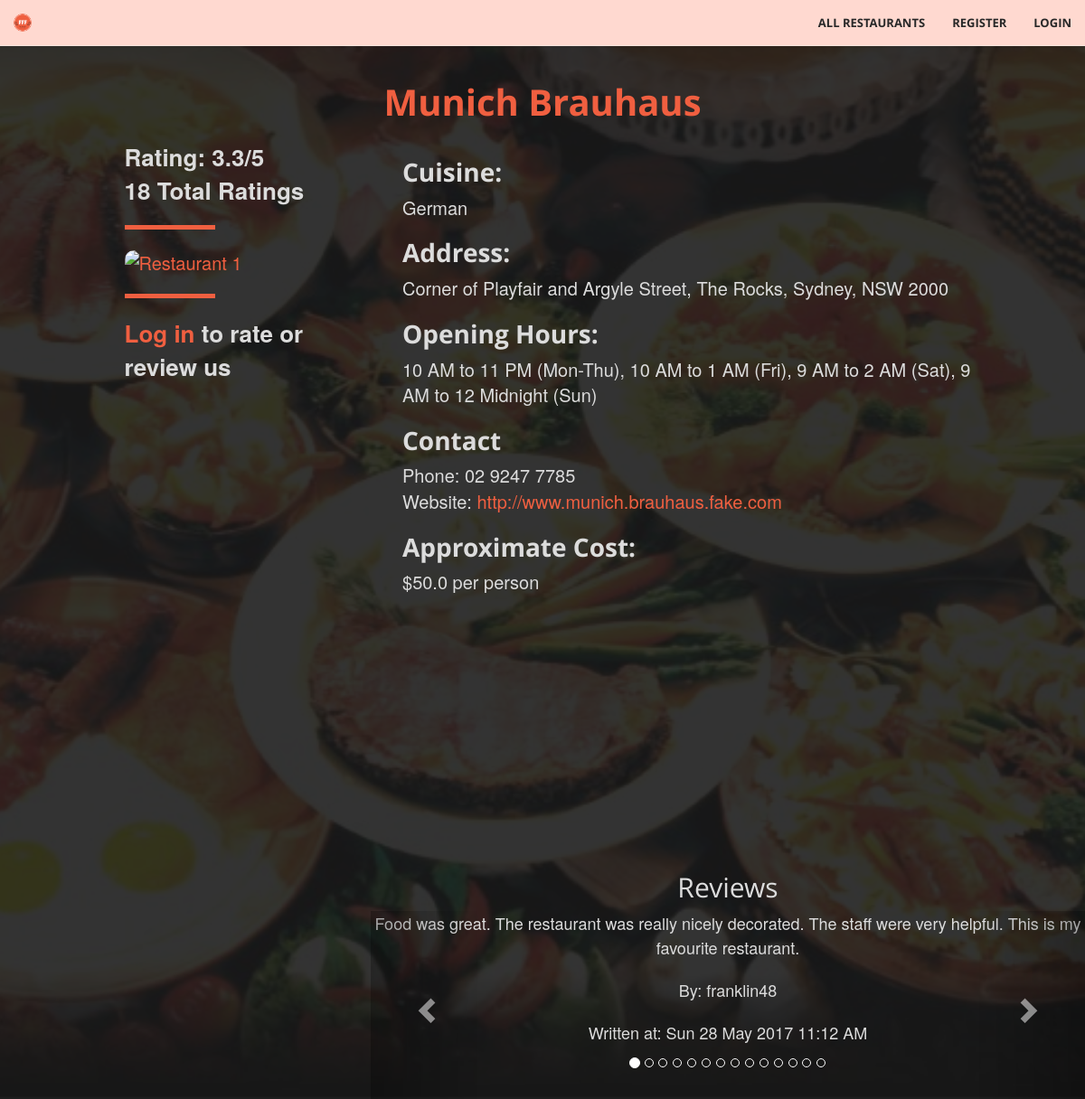
Screenshot of /restaurant/2 with the database file from the repository.
### tables this page shows
CREATE TABLE Restaurants (
				id			INTEGER not null unique,
				name		TEXT not null,
				suburb	TEXT not null,
				address	TEXT not null,
				postcode INTEGER not null,
				phone		TEXT,
				hours		TEXT, -- business hours; varying format
				cuisine	TEXT not null,
				owner		TEXT,
				website	TEXT not null check (website like 'http%://_%'),
				cost		FLOAT not null, -- average cost per person
				image		TEXT check (image like 'http%://_%'),
				PRIMARY KEY (id),
				FOREIGN KEY (owner) REFERENCES Users(username)
			);

CREATE TABLE Reviews (
				id				INTEGER unique not null,
				user			TEXT not null,
				restaurant	INTEGER not null,
				review		TEXT not null,
				timestamp	DATE not null,
				reported		INTEGER not null check (reported == 0 || reported == 1),
				PRIMARY KEY (user, restaurant), -- one review per user per restaurant
				FOREIGN KEY (user) REFERENCES Users(username),
				FOREIGN KEY (restaurant) REFERENCES Restaurants(id)
	);

### fff.py (the view, shortened to what this page needs)
@app.route('/restaurant/<path:rest_id>', methods=['GET', 'POST'])
def restaurant_page(rest_id):
    conn = sqlite3.connect('data.db')
    c = conn.cursor()
    r = db_interface.get_restaurant_by_id(c, id=rest_id)
    if r:
        reviews = db_interface.get_reviews(c, rest_id)
        already_reviewed = False
        already_rated = False
        user_rating = 0
        if 'username' in session:
            already_reviewed = db_interface.already_reviewed_restaurant(c, rest_id, session['username'])
            already_rated = db_interface.already_rated_restaurant(c, rest_id, session['username'])
            if already_rated:
                user_rating = db_interface.find_user_rating(c, session['username'], rest_id)
        if request.method == 'GET':
            return render_template('restaurant.html', restaurant=r, logged_in=('username' in session),
                                   reviews=reviews, already_reviewed=already_reviewed, already_rated = already_rated,
                                   user_rating=user_rating)
    else:
        flash('Restaurant not found!')
        return redirect(url_for('restaurants_page'))

### classes.py (called while the page is built)
	def get_id(self): # Does not require setter
		return self.id

	def get_name(self):
		return self.name

	def get_address(self):
		return self.address

	def get_cuisine(self):
		return self.cuisine

	def get_phone(self):
		return self.phone

	def get_hours(self):
		return self.hours

	def get_rating(self):
		return self.rating

	def get_numRating(self):
		return self.numRating

	def get_website(self):
		return self.website

	def get_cost(self):
		return self.cost

	def get_image(self):
		return self.image

	def get_user(self):
		return self.user

	def get_review(self):
		return self.review

	def get_timestamp(self):
		return self.timestamp

### db_interface.py (called while the page is built)
def get_restaurant_by_id(c, id):
	c.execute("""SELECT * FROM Restaurants WHERE ID=?""", (id, ))
	res = c.fetchone()
	if res:
		 r = Restaurant(
				id=res[0],
				name=res[1],
				suburb=res[2],
				address=res[3],
				postcode=res[4],
				phone=res[5],
				hours=res[6],
				cuisine=res[7],
				owner=res[8],
				website=res[9],
				cost=res[10],
				image=res[11],
				rating=find_average_rating(c, res[0]),
				numRating=find_number_rating(c, res[0])
		 )
		 return r

def find_average_rating(c, i):
	ratings = c.execute("SELECT rating FROM Ratings WHERE restaurant=?", (i, )).fetchall()
	ratings = [r[0] for r in ratings]
	avg = average(ratings)
	if avg == -1:
		 return 0 #this needs to be a number
	return avg

def find_number_rating(c, i):
	r = c.execute("SELECT COUNT(*) FROM Ratings WHERE restaurant=?", (i, )).fetchone()
	return r[0]

def get_reviews(c, restaurant_id):
	results = []
	c.execute("SELECT * FROM Reviews WHERE restaurant=?", (restaurant_id, ))
	for review in c.fetchall():
		 r = Review(
				id=review[0],
				user=review[1],
				review=review[3],
				timestamp=datetime.datetime.strptime(review[4], "%Y-%m-%d %H:%M:%S.%f"),
				reported=review[5]
		 )
		 results.append(r)
	return results

### fff.py (called while the page is built)
@app.context_processor
def utility_processor():
    def is_admin(user):
        conn = sqlite3.connect('data.db')
        c = conn.cursor()
        is_ad = c.execute('SELECT admin FROM Users where username="%s"' % user).fetchone()[0]
        if is_ad == 0:
            return False
        else:
            return True
    return dict(is_admin=is_admin)

### helpers_fff.py (called while the page is built)
def average(arr):  # Calculates average value of an array
    total = 0
    i = 0
    while i < len(arr):
        total += arr[i]
        i += 1
    if i == 0:
        return -1
    else:
        return round(total/i, 1)

### templates/restaurant.html (shortened to what this page needs)
{% extends "base.html" %}
{% block body %}
<header>
  <div class="restaurants">
    <div class="row">
      <br/>
   		<div class="row">
           <div class ="restaurants-heading">
             <h1>{{ restaurant.get_name() }} </h1>
	  	     </div>
         </div>
      <div class="col-xs-3 col-xs-offset-1">
        <div class ="restaurants-listing-box">
          <div class="restaurants-listing">
            {% if restaurant.get_rating() == 0 %}
				  <b> Unrated </b> <br>
            {% elif restaurant.get_numRating() == 1 %}
				  <b> Rating: {{ restaurant.get_rating() }}/5 </b> <br>
              <b>{{ restaurant.get_numRating() }} Rating</b>
            {% else %}
				  <b> Rating: {{ restaurant.get_rating() }}/5 </b> <br>
              <b>{{ restaurant.get_numRating() }} Total Ratings</b>
            {% endif %}
            <hr align= "left">
            <a href="{{ url_for('restaurant_page', rest_id = restaurant.get_id()) }}"><img src="{{ restaurant.get_image() }}" alt="Restaurant 1" height ="300" width="440"></a> </br>
              {% if logged_in %}
                <h2>Rate us</h2>
                <form method="POST">
                  <fieldset class="rating">
                    <input type="radio" id="star5" name="rating" value="5" />
                    <label class = "full" for="star5" title="Amazing - 5 stars"></label>
                    <input type="radio" id="star4half" name="rating" value="4.5" />
                    <label class="half" for="star4half" title="4.5 stars"></label>
                    <input type="radio" id="star4" name="rating" value="4" />
                    <label class = "full" for="star4" title="Very good - 4 stars"></label>
                    <input type="radio" id="star3half" name="rating" value="3.5" />
                    <label class="half" for="star3half" title="3.5 stars"></label>
                    <input type="radio" id="star3" name="rating" value="3" />
                    <label class = "full" for="star3" title="Average - 3 stars"></label>
                    <input type="radio" id="star2half" name="rating" value="2.5" />
                    <label class="half" for="star2half" title="2.5 stars"></label>
                    <input type="radio" id="star2" name="rating" value="2" />
                    <label class = "full" for="star2" title="Below average - 2 stars"></label>
                    <input type="radio" id="star1half" name="rating" value="1.5" />
                    <label class="half" for="star1half" title="1.5 stars"></label>
                    <input type="radio" id="star1" name="rating" value="1" />
                    <label class = "full" for="star1" title="Not great - 1 star"></label>
                    <input type="radio" id="starhalf" name="rating" value="0.5" />
                    <label class="half" for="starhalf" title="0.5 stars"></label>
                  </fieldset>
                  {% if already_rated %}
                  {%  endif  %}
                    <br>
                    <hr align = "left">
                  <input type="submit" value="Submit" class="btn btn-primary">
                </form>
                <hr>
              {%else%}
              <hr align= "left">
              <b><a class="page-scroll" href="{{ url_for('login') }}">Log in</a> to rate or review us</b>
              {% endif %}
          </div>
        </div>
      </div>
      <div class="col-xs-7">
        <div class="restaurants-listing">
          <h2>Cuisine:</h2>
          {{ restaurant.get_cuisine() }} <br/>
          <h2>Address:</h2>
          {{ restaurant.get_address() }} <br/>
          <h2>Opening Hours:</h2>
          {{ restaurant.get_hours() }} <br/>
          <h2>Contact </h2>
          Phone: {{ restaurant.get_phone() }} <br/>
          Website: <a href="{{ restaurant.get_website() }}">{{ restaurant.get_website() }}</a> <br/>
          <h2>Approximate Cost:</h2>
          ${{restaurant.get_cost()}} per person <br/> <br/>
        </div>
      </div>
    </div>
    <div class="row">
      <div class="col-xs-3 col-xs-offset-1">
      </div>
      <div class="col-xs-8">
        <h2>Reviews</h2>
        <div id="carousel-reviews" class="carousel slide" data-ride="carousel">
          <div class="row">
            <div class="carousel-inner" role="listbox">
              {% if reviews|length == 0 %}
                 <p>No reviews yet!</p>
              {% else %}
              {% for i in range(reviews|length) %}
                {% if i == 0 %}
                  <div class="item active">
                {% else %}
                  <div class="item">
                {% endif %}
                  <p>{{ reviews[i].get_review() }}</p>
                  <p>By: {{ reviews[i].get_user() }}</p>
                  <p>Written at: {{ reviews[i].get_timestamp().strftime('%a %d %b %Y %I:%M %p') }}</p>
                  <br/>
                  <br/>
                </div>
              {% endfor %}
              {% endif %}
            </div>
            <a class="left carousel-control" href="#carousel-reviews" role="button" data-slide="prev">
              <span class="glyphicon glyphicon-chevron-left" aria-hidden="true"></span>
            </a>
            <a class="right carousel-control" href="#carousel-reviews" role="button" data-slide="next">
              <span class="glyphicon glyphicon-chevron-right" aria-hidden="true"></span>
            </a>
          </div>
          <div class="row">
            <ol class="carousel-indicators">
              {% for i in range(reviews|length) %}
                {% if i == 0 %}
                  <li data-target="#carousel-reviews" data-slide-to="{{ i }}" class="active"></li>
                {% else %}
                  <li data-target="#carousel-reviews" data-slide-to="{{ i }}"></li>
                {% endif %}
              {% endfor %}
            </ol>
          </div>
        </div>
      </div>
    </div>
  </div>
</header>
{% endblock %}

### templates/base.html (shortened to what this page needs)
<!DOCTYPE html>
<html lang="en">
    <head>
        <link href="{{ url_for('static', filename='vendor/bootstrap/css/bootstrap.min.css') }}" rel="stylesheet" type="text/css">
        <link href="{{ url_for('static', filename='vendor/font-awesome/css/font-awesome.min.css') }}" rel="stylesheet" type="text/css">
        <link href="{{ url_for('static', filename='vendor/bootstrap/css/bootstrap-select.min.css') }}" rel="stylesheet" type="text/css">
        <link href="{{ url_for('static', filename='fonts/open_sans.css') }}" rel="stylesheet" type="text/css">
        <link href="{{ url_for('static', filename='css/fff.css') }}" rel="stylesheet" type="text/css">
        <link href="{{ url_for('static', filename='css/ratings.css') }}" rel="stylesheet" type="text/css">
    </head>
    <body>
      <div class="row">
        <nav id="mainNav" class="navbar navbar-default navbar-fixed-top">
          <div class="container-fluid">
            <div class="navbar-header">
              <a class="navbar-brand page-scroll" href="{{ url_for('home_page') }}"><img src = "{{ url_for('static', filename='img/FFF.png') }}"></a>
            </div>
            <div class="collapse navbar-collapse" id="bs-example-navbar-collapse-1">
              <ul class="nav navbar-nav navbar-right">
                <li>
                    <a class="page-scroll" href="{{ url_for('restaurants_page') }}">All Restaurants</a>
                </li>
                <li>
                  {% if session['logged_in'] != True %}
                    <a class="page-scroll" href="{{ url_for('register') }}">Register</a>
                  {% endif %}
                </li>
                <li>
                  {% if session['logged_in'] == True %}
                    <a class="page-scroll" href="{{ url_for('logout') }}">Logout</a>
                  {% else %}
                    <a class="page-scroll" href="{{ url_for('login') }}">Login</a>
                  {% endif %}
                </li>
              </ul>
            </div>
          </div>
        </nav>
      </div>
      {% block body %}
      {% endblock %}
    </body>
</html>

### static/css/fff.css (style rules this page uses)
html, body { height: 100%; width: 100%; }
body { font-family: 'Josefin Sans', 'Helvetica Neue', Arial, sans-serif; }
hr { border-color: #F05F40; border-width: 5px; max-width: 100px; }
a { -webkit-transition: all 0.35s; -moz-transition: all 0.35s; transition: all 0.35s; color: #F05F40; }
h1, h2, h3, h4, h5, h6 { font-family: 'Open Sans', 'Helvetica Neue', Arial, sans-serif; }
p { font-size: 18px; line-height: 1.5; margin-bottom: 20px; }
.navbar-default { background-color: white; border-color: rgba(34, 34, 34, 0.05); font-family: 'Open Sans', 'Helvetica Neue', Arial, sans-serif; -webkit-transition: all 0.35s; -moz-transition: all 0.35s; transition: all 0.35s; }
.navbar-default .navbar-header .navbar-brand { color: #F05F40; font-family: 'Open Sans', 'Helvetica Neue', Arial, sans-serif; font-weight: 700; text-transform: uppercase; }
.navbar-default .nav > li > a, .navbar-default .nav > li > a:focus { text-transform: uppercase; font-weight: 700; font-size: 13px; color: #222222; }
@media (min-width: 768px) { .navbar-default { background-color: #ffd9d0; border-color: rgba(255, 255, 255, 0.3); } }
@media (min-width: 768px) { .navbar-default .navbar-header .navbar-brand { color: rgb(40,40,40); } }
@media (min-width: 768px) { .navbar-default .nav > li > a, .navbar-default .nav > li > a:focus { color: rgb(40,40,40); } }
header { position: relative; min-height: auto; -webkit-background-size: cover; -moz-background-size: cover; background-size: cover; background-attachment: fixed; -o-background-size: cover; background-position: center; background-image: url('../img/FFFBackground.jpg'); text-align: center; color: rgb(220,220,220); }
@media (min-width: 768px) { header { min-height: 100%; } }
body { webkit-tap-highlight-color: #222222; }
.restaurants { position: relative; overflow: auto; background-color: rgba(0, 0, 0, 0.8); margin-top: 50px; }
.restaurants .restaurants-listing { text-align: left; font-size:20px; padding: 10px; margin-left: 25px; height: 100vh; }
.restaurants .restaurants-heading h1 { font-size: 40px; color: #F05F40; font-weight: bold; }
.restaurants .restaurants-listing h2 { font-weight: bold; font-size:28px; }
.restaurants .restaurants-listing b { font-weight: none; font-size: 26px; }
img { max-height: 100%; max-width: 100%; border-radius: 10px; }
.collapse li a { color: white; }

### rows the page displays
Restaurants: get_name "Munich Brauhaus", get_cuisine "German", get_address "Corner of Playfair and Argyle Street, The Rocks, Sydney, NSW 2000", get_hours "10 AM to 11 PM (Mon-Thu), 10 AM to 1 AM (Fri), 9 AM to 2 AM (Sat), 9 AM to 12 Midnight (Sun)", get_phone "02 9247 7785", get_website "http://www.munich.brauhaus.fake.com", get_cost "50.0"
Reviews: review "Food was great. The restaurant was really nicely decorated. The staff were very helpful. This is my favourite restaurant.", user "franklin48"

### other values shown
{{ restaurant.get_rating() }} "3.3"
{{ restaurant.get_numRating() }} "18"
{{ reviews[i].get_timestamp().strftime('%a %d %b %Y %I:%M %p') }} "Sun 28 May 2017 11:12 AM"
